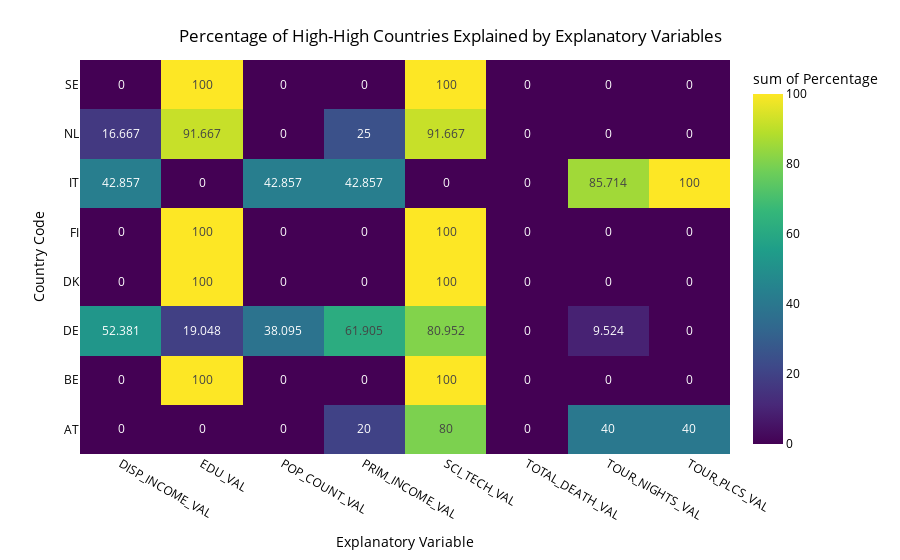

The notebook cell this image was saved under:
### Code cell
cluster_type = 'High-High'
create_heatmap(exp_df_HH, cluster_type)

### Figure 1 — Plotly figure (JSON) as saved in the notebook; plotly's stock layout.template omitted (floating-point values rounded to 4 significant figures)
{"data": [{"coloraxis": "coloraxis", "histfunc": "sum", "hovertemplate": "Broad Category=%{x}<br>Explanatory Variable=%{y}<br>sum of Percentage=%{z}<extra></extra>", "name": "", "texttemplate": "%{z}", "x": ["DISP_INCOME_VAL", "EDU_VAL", "POP_COUNT_VAL", "PRIM_INCOME_VAL", "SCI_TECH_VAL", "TOTAL_DEATH_VAL", "TOUR_NIGHTS_VAL", "TOUR_PLCS_VAL", "DISP_INCOME_VAL", "EDU_VAL", "POP_COUNT_VAL", "PRIM_INCOME_VAL", "SCI_TECH_VAL", "TOTAL_DEATH_VAL", "TOUR_NIGHTS_VAL", "TOUR_PLCS_VAL", "DISP_INCOME_VAL", "EDU_VAL", "POP_COUNT_VAL", "PRIM_INCOME_VAL", "SCI_TECH_VAL", "TOTAL_DEATH_VAL", "TOUR_NIGHTS_VAL", "TOUR_PLCS_VAL", "DISP_INCOME_VAL", "EDU_VAL", "POP_COUNT_VAL", "PRIM_INCOME_VAL", "SCI_TECH_VAL", "TOTAL_DEATH_VAL", "TOUR_NIGHTS_VAL", "TOUR_PLCS_VAL", "DISP_INCOME_VAL", "EDU_VAL", "POP_COUNT_VAL", "PRIM_INCOME_VAL", "SCI_TECH_VAL", "TOTAL_DEATH_VAL", "TOUR_NIGHTS_VAL", "TOUR_PLCS_VAL", "DISP_INCOME_VAL", "EDU_VAL", "POP_COUNT_VAL", "PRIM_INCOME_VAL", "SCI_TECH_VAL", "TOTAL_DEATH_VAL", "TOUR_NIGHTS_VAL", "TOUR_PLCS_VAL", "DISP_INCOME_VAL", "EDU_VAL", "POP_COUNT_VAL", "PRIM_INCOME_VAL", "SCI_TECH_VAL", "TOTAL_DEATH_VAL", "TOUR_NIGHTS_VAL", "TOUR_PLCS_VAL", "DISP_INCOME_VAL", "EDU_VAL", "POP_COUNT_VAL", "PRIM_INCOME_VAL", "SCI_TECH_VAL", "TOTAL_DEATH_VAL", "TOUR_NIGHTS_VAL", "TOUR_PLCS_VAL"], "xaxis": "x", "xbingroup": "x", "y": ["AT", "AT", "AT", "AT", "AT", "AT", "AT", "AT", "BE", "BE", "BE", "BE", "BE", "BE", "BE", "BE", "DE", "DE", "DE", "DE", "DE", "DE", "DE", "DE", "DK", "DK", "DK", "DK", "DK", "DK", "DK", "DK", "FI", "FI", "FI", "FI", "FI", "FI", "FI", "FI", "IT", "IT", "IT", "IT", "IT", "IT", "IT", "IT", "NL", "NL", "NL", "NL", "NL", "NL", "NL", "NL", "SE", "SE", "SE", "SE", "SE", "SE", "SE", "SE"], "yaxis": "y", "ybingroup": "y", "z": [0.0, 0.0, 0.0, 20.0, 80.0, 0.0, 40.0, 40.0, 0.0, 100.0, 0.0, 0.0, 100.0, 0.0, 0.0, 0.0, 52.38, 19.05, 38.09, 61.91, 80.95, 0.0, 9.524, 0.0, 0.0, 100.0, 0.0, 0.0, 100.0, 0.0, 0.0, 0.0, 0.0, 100.0, 0.0, 0.0, 100.0, 0.0, 0.0, 0.0, 42.86, 0.0, 42.86, 42.86, 0.0, 0.0, 85.71, 100.0, 16.67, 91.67, 0.0, 25.0, 91.67, 0.0, 0.0, 0.0, 0.0, 100.0, 0.0, 0.0, 100.0, 0.0, 0.0, 0.0], "type": "histogram2d"}], "layout": {"xaxis": {"anchor": "y", "domain": [0.0, 1.0], "title": {"text": "Explanatory Variable"}}, "yaxis": {"anchor": "x", "domain": [0.0, 1.0], "title": {"text": "Country Code"}}, "coloraxis": {"colorbar": {"title": {"text": "sum of Percentage"}}, "colorscale": [[0.0, "#440154"], [0.1111, "#482878"], [0.2222, "#3e4989"], [0.3333, "#31688e"], [0.4444, "#26828e"], [0.5556, "#1f9e89"], [0.6667, "#35b779"], [0.7778, "#6ece58"], [0.8889, "#b5de2b"], [1.0, "#fde725"]]}, "legend": {"tracegroupgap": 0}, "margin": {"t": 60}, "title": {"text": "Percentage of High-High Countries Explained by Explanatory Variables", "x": 0.5, "xanchor": "center", "yanchor": "top"}, "font": {"color": "black"}, "plot_bgcolor": "white", "paper_bgcolor": "white"}}
